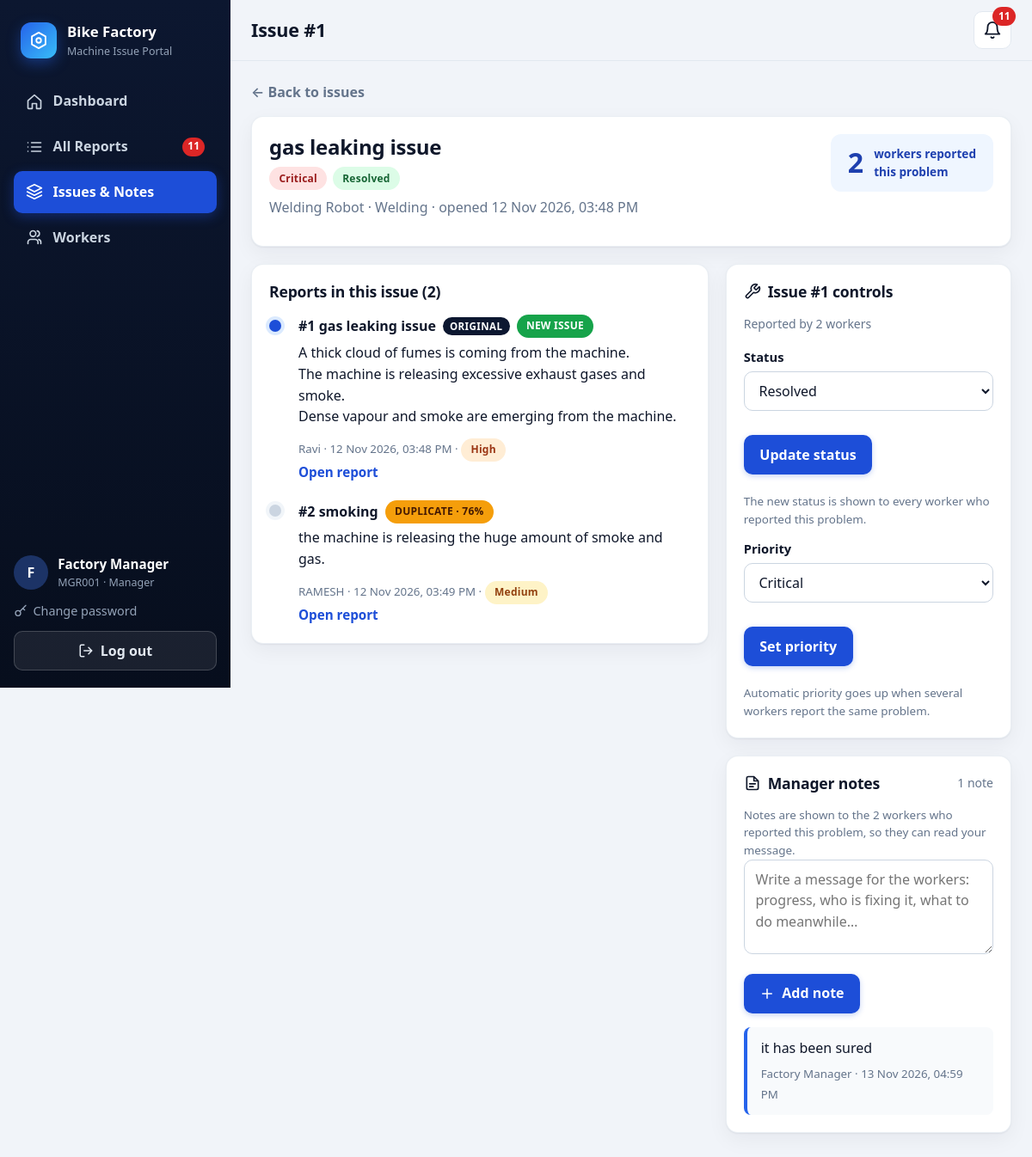
The page /manager/issues/1 (signed in) on the database its author committed.
### app/models.py (models this page shows, shortened)
class User(UserMixin, db.Model):
    __tablename__ = "users"
    id = db.Column(db.Integer, primary_key=True)
    employee_id = db.Column(db.String(30), unique=True, nullable=False, index=True)
    name = db.Column(db.String(80), nullable=False)
    role = db.Column(db.String(10), nullable=False, index=True)  # "manager" or "worker"
    password_hash = db.Column(db.String(255), nullable=False)
    active = db.Column("is_active", db.Boolean, nullable=False, default=True)
    failed_attempts = db.Column(db.Integer, nullable=False, default=0)
    locked_until = db.Column(db.DateTime)
    last_login = db.Column(db.DateTime)
    created_at = db.Column(db.DateTime, default=datetime.now)
    @property
    def is_active(self):  # used by Flask-Login
        return bool(self.active)

class Issue(db.Model):
    __tablename__ = "issues"
    id = db.Column(db.Integer, primary_key=True)
    main_report_id = db.Column(db.Integer, index=True)  # the first / original report
    title = db.Column(db.String(120), nullable=False)
    status = db.Column(db.String(15), nullable=False, default="Pending")
    priority = db.Column(db.String(10), nullable=False, default="Medium")
    priority_locked = db.Column(db.Boolean, nullable=False, default=False)  # manager set it by hand
    reporter_count = db.Column(db.Integer, nullable=False, default=1)
    created_at = db.Column(db.DateTime, default=datetime.now)
    updated_at = db.Column(db.DateTime, default=datetime.now)
    reports = db.relationship(
        "Report", backref="issue", foreign_keys="Report.issue_id", order_by="Report.created_at"
    )
    notes = db.relationship(
        "ManagerNote", backref="issue", order_by="ManagerNote.created_at.desc()",
        cascade="all, delete-orphan",
    )
    @property
    def main_report(self):
        return db.session.get(Report, self.main_report_id) if self.main_report_id else None
    @property
    def machine(self):
        main = self.main_report
        return main.machine if main else None

class Machine(db.Model):
    __tablename__ = "machines"
    id = db.Column(db.Integer, primary_key=True)
    machine_code = db.Column(db.String(30), unique=True, nullable=False)
    name = db.Column(db.String(80), nullable=False)
    department = db.Column(db.String(60), nullable=False)

class Report(db.Model):
    __tablename__ = "reports"
    id = db.Column(db.Integer, primary_key=True)
    worker_id = db.Column(db.Integer, db.ForeignKey("users.id"), nullable=False, index=True)
    machine_id = db.Column(db.Integer, db.ForeignKey("machines.id"), nullable=False, index=True)
    title = db.Column(db.String(120), nullable=False)
    message = db.Column(db.Text, nullable=False)
    severity = db.Column(db.String(10), nullable=False, default="Medium")
    status = db.Column(db.String(15), nullable=False, default="Pending", index=True)
    photo_path = db.Column(db.String(80))
    match_status = db.Column(db.String(10), nullable=False, default="new", index=True)
    duplicate_of_id = db.Column(db.Integer, db.ForeignKey("reports.id"))
    similarity_score = db.Column(db.Float)
    manager_reviewed = db.Column(db.Boolean, nullable=False, default=False)
    seen_by_manager = db.Column(db.Boolean, nullable=False, default=False, index=True)
    issue_id = db.Column(db.Integer, db.ForeignKey("issues.id"), index=True)
    created_at = db.Column(db.DateTime, default=datetime.now, index=True)
    updated_at = db.Column(db.DateTime, default=datetime.now, onupdate=datetime.now)
    worker = db.relationship("User", backref=db.backref("reports", lazy="dynamic"))
    machine = db.relationship("Machine", backref="reports")
    duplicate_of = db.relationship("Report", remote_side=[id], foreign_keys=[duplicate_of_id])

class ManagerNote(db.Model):
    __tablename__ = "manager_notes"
    id = db.Column(db.Integer, primary_key=True)
    issue_id = db.Column(db.Integer, db.ForeignKey("issues.id"), nullable=False, index=True)
    manager_id = db.Column(db.Integer, db.ForeignKey("users.id"), nullable=False)
    note_text = db.Column(db.Text, nullable=False)
    created_at = db.Column(db.DateTime, default=datetime.now)
    manager = db.relationship("User")

### app/manager.py (the view)
@bp.route("/issues/<int:iid>")
def issue_detail(iid):
    return render_template("manager/issue_detail.html", issue=_get_issue(iid))

### app/manager.py (called while the page is built)
@bp.before_request
def guard():
    if not current_user.is_authenticated:
        return login_manager.unauthorized()
    if current_user.role != "manager":
        abort(403)

def _get_issue(iid):
    return db.session.get(Issue, iid) or abort(404)

### app/models.py (called while the page is built)
@login_manager.user_loader
def load_user(user_id):
    user = db.session.get(User, int(user_id))
    return user if user and user.is_active else None

### app/templates/manager/issue_detail.html (shortened to what this page needs)
{% extends 'base.html' %}
{% from '_macros.html' import icon, sev, status, match_badge %}
{% block page_title %}Issue #{{ issue.id }}{% endblock %}
{% block content %}
<a class="back-link" href="{{ url_for('manager.issues') }}">&larr; Back to issues</a>
<section class="card detail-head">
  <div>
    <h2>{{ issue.title }}</h2>
    <div class="badges">{{ sev(issue.priority) }} {{ status(issue.status) }}</div>
    <p class="muted">{{ issue.machine.name if issue.machine else '' }}{% if issue.machine %} · {{ issue.machine.department }}{% endif %} · opened {{ issue.created_at|dt }}</p>
  </div>
  <div class="reporters">
    <strong>{{ issue.reporter_count }}</strong>
    <span>worker{{ 's' if issue.reporter_count != 1 }} reported<br>this problem</span>
  </div>
</section>
<div class="two-col">
  <section class="card">
    <div class="card-head"><h2>Reports in this issue ({{ issue.reports|length }})</h2></div>
    <ul class="timeline">
      {% for r in issue.reports %}
      <li>
        <div class="timeline-dot {{ 'main' if r.id == issue.main_report_id }}"></div>
        <div>
          <div class="timeline-head">
            <strong>#{{ r.id }} {{ r.title }}</strong>
            {% if r.id == issue.main_report_id %}<span class="tag tag-dark">Original</span>{% endif %}
            {{ match_badge(r) }}
          </div>
          <p class="message">{{ r.message }}</p>
          <small class="muted">{{ r.worker.name }} · {{ r.created_at|dt }} · {{ sev(r.severity) }}</small>
          <div><a class="link" href="{{ url_for('manager.report_detail', rid=r.id) }}">Open report</a></div>
        </div>
      </li>
      {% endfor %}
    </ul>
  </section>
  <div class="stack-col">
    {% set next_url = url_for('manager.issue_detail', iid=issue.id) %}
    {% include 'manager/_issue_panel.html' %}
  </div>
</div>
{% endblock %}

### app/templates/base.html (shortened to what this page needs)
{% from '_macros.html' import icon %}<!doctype html>
<html lang="en">
<head>
  <link rel="stylesheet" href="{{ url_for('static', filename='css/style.css') }}">
</head>
<body class="{% block body_class %}{% endblock %}"
      data-role="{{ current_user.role if current_user.is_authenticated else '' }}"
      data-poll="{{ url_for('manager.notifications') if current_user.is_authenticated and current_user.role == 'manager' else '' }}">
{% if current_user.is_authenticated %}
{% set ep = request.endpoint or '' %}
<div class="app">
  <aside class="sidebar" id="sidebar">
    <a class="brand" href="{{ url_for('main.home') }}">
      <span class="logo">{{ icon('nut', 22) }}</span>
      <span class="brand-text"><strong>Bike Factory</strong><small>Machine Issue Portal</small></span>
    </a>
    <nav class="nav" aria-label="Main menu">
      {% if current_user.role == 'manager' %}
      <a class="{{ 'active' if ep == 'manager.dashboard' }}" href="{{ url_for('manager.dashboard') }}">{{ icon('home') }}<span>Dashboard</span></a>
      <a class="{{ 'active' if ep in ('manager.reports', 'manager.report_detail') }}" href="{{ url_for('manager.reports') }}">{{ icon('list') }}<span>All Reports</span>{% if unseen_count %}<em class="nav-badge" data-unseen>{{ unseen_count }}</em>{% else %}<em class="nav-badge hidden" data-unseen>0</em>{% endif %}</a>
      <a class="{{ 'active' if ep in ('manager.issues', 'manager.issue_detail') }}" href="{{ url_for('manager.issues') }}">{{ icon('layers') }}<span>Issues &amp; Notes</span></a>
      <a class="{{ 'active' if ep.startswith('manager.worker') }}" href="{{ url_for('manager.workers') }}">{{ icon('users') }}<span>Workers</span></a>
      {% endif %}
    </nav>
    <div class="sidebar-foot">
      <div class="user-chip">
        <span class="avatar">{{ current_user.name[:1]|upper }}</span>
        <span><strong>{{ current_user.name }}</strong><small>{{ current_user.employee_id }} · {{ current_user.role|capitalize }}</small></span>
      </div>
      <a class="nav-link-small" href="{{ url_for('auth.change_password') }}">{{ icon('key', 16) }} Change password</a>
      <form method="post" action="{{ url_for('auth.logout') }}">
        <button class="btn btn-ghost-light btn-block" type="submit">{{ icon('logout', 18) }} Log out</button>
      </form>
    </div>
  </aside>
  <div class="main">
    <header class="topbar">
      <h1 class="page-title">{% block page_title %}{{ app_name }}{% endblock %}</h1>
      {% if current_user.role == 'manager' %}
      <a class="icon-btn bell" href="{{ url_for('manager.reports', unseen=1) }}" aria-label="New reports" title="New reports">
        {{ icon('bell', 22) }}<em class="bell-count {{ 'hidden' if not unseen_count }}" id="bell-count" data-unseen>{{ unseen_count }}</em>
      </a>
      {% endif %}
    </header>
    <main class="content">
      {% block content %}{% endblock %}
    </main>
  </div>
</div>
{% endif %}
</body>
</html>

### app/templates/_macros.html (shortened to what this page needs)
{% macro sev(value) -%}
<span class="badge sev-{{ value|lower }}">{{ value }}</span>
{%- endmacro %}
{% macro status(value) -%}
<span class="badge st-{{ value|lower|replace(' ', '-') }}">{{ value }}</span>
{%- endmacro %}
{% macro match_badge(r) -%}
{%- if r.match_status == 'duplicate' -%}
<span class="badge m-dup">DUPLICATE{% if r.similarity_score %} · {{ r.similarity_score|pct }}{% endif %}</span>
{%- elif r.match_status == 'possible' -%}
<span class="badge m-possible">POSSIBLE DUPLICATE · {{ r.similarity_score|pct }}</span>
{%- else -%}
<span class="badge m-new">NEW ISSUE</span>
{%- endif -%}
{%- endmacro %}

### app/templates/manager/_issue_panel.html (shortened to what this page needs)
{% from '_macros.html' import icon, csrf, sev, status %}
<section class="card">
  <div class="card-head">
    <h2>{{ icon('tool') }} Issue #{{ issue.id }} controls</h2>
    <span class="muted small">Reported by {{ issue.reporter_count }} worker{{ 's' if issue.reporter_count != 1 }}</span>
  </div>
  <form class="inline-form" method="post" action="{{ url_for('manager.issue_status', iid=issue.id) }}">
    <div class="field grow">
      <label for="status-{{ issue.id }}">Status</label>
      <select id="status-{{ issue.id }}" name="status">
        {% for s in STATUSES %}<option value="{{ s }}" {% if issue.status == s %}selected{% endif %}>{{ s }}</option>{% endfor %}
      </select>
    </div>
    <button class="btn btn-primary" type="submit">Update status</button>
  </form>
  <small class="hint">The new status is shown to every worker who reported this problem.</small>
  <form class="inline-form" method="post" action="{{ url_for('manager.issue_priority', iid=issue.id) }}">
    <div class="field grow">
      <label for="priority-{{ issue.id }}">Priority {% if not issue.priority_locked %}<span class="tag">automatic</span>{% endif %}</label>
      <select id="priority-{{ issue.id }}" name="priority">
        {% for s in SEVERITIES %}<option value="{{ s }}" {% if issue.priority_locked and issue.priority == s %}selected{% endif %}>{{ s }}</option>{% endfor %}
      </select>
    </div>
    <button class="btn btn-primary" type="submit">Set priority</button>
  </form>
  <small class="hint">Automatic priority goes up when several workers report the same problem.</small>
</section>
<section class="card">
  <div class="card-head"><h2>{{ icon('note') }} Manager notes</h2><span class="muted small">{{ issue.notes|length }} note{{ 's' if issue.notes|length != 1 }}</span></div>
  <small class="hint">Notes are shown to the {{ issue.reporter_count }} worker{{ 's' if issue.reporter_count != 1 }} who reported this problem, so they can read your message.</small>
  <form method="post" action="{{ url_for('manager.issue_note', iid=issue.id) }}">
    <div class="field">
      <textarea id="note-{{ issue.id }}" name="note_text" rows="3" maxlength="2000" placeholder="Write a message for the workers: progress, who is fixing it, what to do meanwhile…" required></textarea>
    </div>
    <button class="btn btn-primary" type="submit">{{ icon('plus', 18) }} Add note</button>
  </form>
  {% if issue.notes %}
  <ul class="notes">
    {% for n in issue.notes %}
    <li>
      <p>{{ n.note_text }}</p>
      <small>{{ n.manager.name }} · {{ n.created_at|dt }}</small>
    </li>
    {% endfor %}
  </ul>
  {% else %}
  <p class="muted small">No notes yet for this issue.</p>
  {% endif %}
</section>

### rows shown on the page
User: name "F", name "Factory Manager", employee_id "MGR001", role "Manager"
Issue: id "1", title "gas leaking issue", priority "Critical", status "Resolved", created_at|dt "12 Nov 2026, 03:48 PM", reporter_count "2", reporter_count "s", note_text "Write a message for the workers: progress, who is fixing it, what to do meanwhile…"
Machine: machine "Welding Robot", machine.department "Welding"
Report: id "1", title "gas leaking issue", shows "ORIGINAL", match_status "NEW ISSUE", message "A thick cloud of fumes is coming from the machine. The machine is releasing excessive exhaust gases and smoke. Dense vapour and smoke are emerging from the machine.", worker.name "Ravi", created_at|dt "12 Nov 2026, 03:48 PM", severity "High"
Report: id "2", title "smoking", similarity_score|pct "76%", message "the machine is releasing the huge amount of smoke and gas.", worker.name "RAMESH", created_at|dt "12 Nov 2026, 03:49 PM", severity "Medium"
ManagerNote: note_text "it has been sured", manager.name "Factory Manager", created_at|dt "13 Nov 2026, 04:59 PM"

### other values the page prints
{{ unseen_count }} "11"
{{ issue.reports|length }} "2"
{{ issue.notes|length }} "1"
